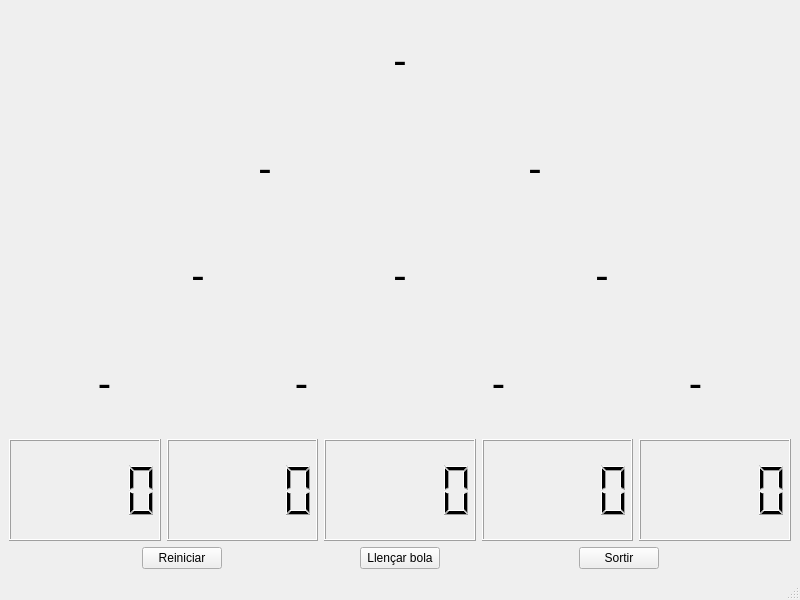
<?xml version="1.0" encoding="UTF-8"?>
<ui version="4.0">
 <class>Galton</class>
 <widget class="QMainWindow" name="Galton">
  <property name="geometry">
   <rect>
    <x>0</x>
    <y>0</y>
    <width>800</width>
    <height>600</height>
   </rect>
  </property>
  <property name="windowTitle">
   <string>Galton</string>
  </property>
  <widget class="QWidget" name="centralwidget">
   <layout class="QVBoxLayout" name="verticalLayout_2">
    <item>
     <layout class="QVBoxLayout" name="verticalLayout">
      <item>
       <layout class="QHBoxLayout" name="horizontalLayout_0">
        <item>
         <widget class="MyLabel" name="label_0">
          <property name="font">
           <font>
            <pointsize>30</pointsize>
           </font>
          </property>
          <property name="text">
           <string>-</string>
          </property>
          <property name="alignment">
           <set>Qt::AlignCenter</set>
          </property>
         </widget>
        </item>
       </layout>
      </item>
      <item>
       <layout class="QHBoxLayout" name="horizontalLayout_2">
        <item>
         <spacer name="horizontalSpacer_5">
          <property name="orientation">
           <enum>Qt::Horizontal</enum>
          </property>
          <property name="sizeHint" stdset="0">
           <size>
            <width>40</width>
            <height>20</height>
           </size>
          </property>
         </spacer>
        </item>
        <item>
         <widget class="MyLabel" name="label_1">
          <property name="font">
           <font>
            <pointsize>30</pointsize>
           </font>
          </property>
          <property name="text">
           <string>-</string>
          </property>
          <property name="alignment">
           <set>Qt::AlignCenter</set>
          </property>
         </widget>
        </item>
        <item>
         <spacer name="horizontalSpacer_6">
          <property name="orientation">
           <enum>Qt::Horizontal</enum>
          </property>
          <property name="sizeHint" stdset="0">
           <size>
            <width>40</width>
            <height>20</height>
           </size>
          </property>
         </spacer>
        </item>
        <item>
         <widget class="MyLabel" name="label_2">
          <property name="font">
           <font>
            <pointsize>30</pointsize>
           </font>
          </property>
          <property name="text">
           <string>-</string>
          </property>
          <property name="alignment">
           <set>Qt::AlignCenter</set>
          </property>
         </widget>
        </item>
        <item>
         <spacer name="horizontalSpacer_7">
          <property name="orientation">
           <enum>Qt::Horizontal</enum>
          </property>
          <property name="sizeHint" stdset="0">
           <size>
            <width>40</width>
            <height>20</height>
           </size>
          </property>
         </spacer>
        </item>
       </layout>
      </item>
      <item>
       <layout class="QHBoxLayout" name="horizontalLayout_3">
        <item>
         <spacer name="horizontalSpacer_8">
          <property name="orientation">
           <enum>Qt::Horizontal</enum>
          </property>
          <property name="sizeHint" stdset="0">
           <size>
            <width>40</width>
            <height>20</height>
           </size>
          </property>
         </spacer>
        </item>
        <item>
         <widget class="MyLabel" name="label_3">
          <property name="font">
           <font>
            <pointsize>30</pointsize>
           </font>
          </property>
          <property name="text">
           <string>-</string>
          </property>
          <property name="alignment">
           <set>Qt::AlignCenter</set>
          </property>
         </widget>
        </item>
        <item>
         <spacer name="horizontalSpacer_9">
          <property name="orientation">
           <enum>Qt::Horizontal</enum>
          </property>
          <property name="sizeHint" stdset="0">
           <size>
            <width>40</width>
            <height>20</height>
           </size>
          </property>
         </spacer>
        </item>
        <item>
         <widget class="MyLabel" name="label_4">
          <property name="font">
           <font>
            <pointsize>30</pointsize>
           </font>
          </property>
          <property name="text">
           <string>-</string>
          </property>
          <property name="alignment">
           <set>Qt::AlignCenter</set>
          </property>
         </widget>
        </item>
        <item>
         <spacer name="horizontalSpacer_10">
          <property name="orientation">
           <enum>Qt::Horizontal</enum>
          </property>
          <property name="sizeHint" stdset="0">
           <size>
            <width>40</width>
            <height>20</height>
           </size>
          </property>
         </spacer>
        </item>
        <item>
         <widget class="MyLabel" name="label_5">
          <property name="font">
           <font>
            <pointsize>30</pointsize>
           </font>
          </property>
          <property name="text">
           <string>-</string>
          </property>
          <property name="alignment">
           <set>Qt::AlignCenter</set>
          </property>
         </widget>
        </item>
        <item>
         <spacer name="horizontalSpacer_11">
          <property name="orientation">
           <enum>Qt::Horizontal</enum>
          </property>
          <property name="sizeHint" stdset="0">
           <size>
            <width>40</width>
            <height>20</height>
           </size>
          </property>
         </spacer>
        </item>
       </layout>
      </item>
      <item>
       <layout class="QHBoxLayout" name="horizontalLayout_4">
        <item>
         <widget class="MyLabel" name="label_6">
          <property name="font">
           <font>
            <pointsize>30</pointsize>
           </font>
          </property>
          <property name="text">
           <string>-</string>
          </property>
          <property name="alignment">
           <set>Qt::AlignCenter</set>
          </property>
         </widget>
        </item>
        <item>
         <widget class="MyLabel" name="label_7">
          <property name="font">
           <font>
            <pointsize>30</pointsize>
           </font>
          </property>
          <property name="text">
           <string>-</string>
          </property>
          <property name="alignment">
           <set>Qt::AlignCenter</set>
          </property>
         </widget>
        </item>
        <item>
         <widget class="MyLabel" name="label_8">
          <property name="font">
           <font>
            <pointsize>30</pointsize>
           </font>
          </property>
          <property name="text">
           <string>-</string>
          </property>
          <property name="alignment">
           <set>Qt::AlignCenter</set>
          </property>
         </widget>
        </item>
        <item>
         <widget class="MyLabel" name="label_9">
          <property name="font">
           <font>
            <pointsize>30</pointsize>
           </font>
          </property>
          <property name="text">
           <string>-</string>
          </property>
          <property name="alignment">
           <set>Qt::AlignCenter</set>
          </property>
         </widget>
        </item>
       </layout>
      </item>
      <item>
       <layout class="QHBoxLayout" name="horizontalLayout_5">
        <item>
         <widget class="LCDNumber" name="lcdNumber_0"/>
        </item>
        <item>
         <widget class="LCDNumber" name="lcdNumber_1"/>
        </item>
        <item>
         <widget class="LCDNumber" name="lcdNumber_2"/>
        </item>
        <item>
         <widget class="LCDNumber" name="lcdNumber_3"/>
        </item>
        <item>
         <widget class="LCDNumber" name="lcdNumber_4"/>
        </item>
       </layout>
      </item>
      <item>
       <layout class="QHBoxLayout" name="horizontalLayout_6">
        <item>
         <spacer name="horizontalSpacer">
          <property name="orientation">
           <enum>Qt::Horizontal</enum>
          </property>
          <property name="sizeHint" stdset="0">
           <size>
            <width>40</width>
            <height>20</height>
           </size>
          </property>
         </spacer>
        </item>
        <item>
         <widget class="QPushButton" name="pushButton_0">
          <property name="text">
           <string>Reiniciar</string>
          </property>
         </widget>
        </item>
        <item>
         <spacer name="horizontalSpacer_2">
          <property name="orientation">
           <enum>Qt::Horizontal</enum>
          </property>
          <property name="sizeHint" stdset="0">
           <size>
            <width>40</width>
            <height>20</height>
           </size>
          </property>
         </spacer>
        </item>
        <item>
         <widget class="QPushButton" name="pushButton_1">
          <property name="text">
           <string>Llençar bola</string>
          </property>
         </widget>
        </item>
        <item>
         <spacer name="horizontalSpacer_3">
          <property name="orientation">
           <enum>Qt::Horizontal</enum>
          </property>
          <property name="sizeHint" stdset="0">
           <size>
            <width>40</width>
            <height>20</height>
           </size>
          </property>
         </spacer>
        </item>
        <item>
         <widget class="QPushButton" name="pushButton_2">
          <property name="text">
           <string>Sortir</string>
          </property>
         </widget>
        </item>
        <item>
         <spacer name="horizontalSpacer_4">
          <property name="orientation">
           <enum>Qt::Horizontal</enum>
          </property>
          <property name="sizeHint" stdset="0">
           <size>
            <width>40</width>
            <height>20</height>
           </size>
          </property>
         </spacer>
        </item>
       </layout>
      </item>
     </layout>
    </item>
   </layout>
  </widget>
  <widget class="QMenuBar" name="menubar">
   <property name="geometry">
    <rect>
     <x>0</x>
     <y>0</y>
     <width>800</width>
     <height>20</height>
    </rect>
   </property>
  </widget>
  <widget class="QStatusBar" name="statusbar"/>
 </widget>
 <customwidgets>
  <customwidget>
   <class>MyLabel</class>
   <extends>QLabel</extends>
   <header>mylabel.h</header>
   <slots>
    <signal>Left()</signal>
    <signal>Right()</signal>
    <signal>clearAll()</signal>
    <slot>setValue()</slot>
    <slot>clearValue()</slot>
    <slot>clearAllLabels()</slot>
   </slots>
  </customwidget>
  <customwidget>
   <class>LCDNumber</class>
   <extends>QLCDNumber</extends>
   <header>lcdnumber.h</header>
   <slots>
    <slot>setValue()</slot>
    <slot>clearValue()</slot>
   </slots>
  </customwidget>
 </customwidgets>
 <resources/>
 <connections>
  <connection>
   <sender>pushButton_2</sender>
   <signal>clicked()</signal>
   <receiver>Galton</receiver>
   <slot>close()</slot>
   <hints>
    <hint type="sourcelabel">
     <x>617</x>
     <y>525</y>
    </hint>
    <hint type="destinationlabel">
     <x>399</x>
     <y>299</y>
    </hint>
   </hints>
  </connection>
  <connection>
   <sender>pushButton_1</sender>
   <signal>clicked()</signal>
   <receiver>label_0</receiver>
   <slot>setValue()</slot>
   <hints>
    <hint type="sourcelabel">
     <x>399</x>
     <y>525</y>
    </hint>
    <hint type="destinationlabel">
     <x>399</x>
     <y>72</y>
    </hint>
   </hints>
  </connection>
  <connection>
   <sender>label_0</sender>
   <signal>Left()</signal>
   <receiver>label_1</receiver>
   <slot>setValue()</slot>
   <hints>
    <hint type="sourcelabel">
     <x>399</x>
     <y>72</y>
    </hint>
    <hint type="destinationlabel">
     <x>265</x>
     <y>162</y>
    </hint>
   </hints>
  </connection>
  <connection>
   <sender>label_0</sender>
   <signal>Right()</signal>
   <receiver>label_2</receiver>
   <slot>setValue()</slot>
   <hints>
    <hint type="sourcelabel">
     <x>399</x>
     <y>72</y>
    </hint>
    <hint type="destinationlabel">
     <x>534</x>
     <y>162</y>
    </hint>
   </hints>
  </connection>
  <connection>
   <sender>label_1</sender>
   <signal>Left()</signal>
   <receiver>label_3</receiver>
   <slot>setValue()</slot>
   <hints>
    <hint type="sourcelabel">
     <x>265</x>
     <y>162</y>
    </hint>
    <hint type="destinationlabel">
     <x>198</x>
     <y>253</y>
    </hint>
   </hints>
  </connection>
  <connection>
   <sender>label_1</sender>
   <signal>Right()</signal>
   <receiver>label_4</receiver>
   <slot>setValue()</slot>
   <hints>
    <hint type="sourcelabel">
     <x>265</x>
     <y>162</y>
    </hint>
    <hint type="destinationlabel">
     <x>400</x>
     <y>253</y>
    </hint>
   </hints>
  </connection>
  <connection>
   <sender>label_2</sender>
   <signal>Left()</signal>
   <receiver>label_4</receiver>
   <slot>setValue()</slot>
   <hints>
    <hint type="sourcelabel">
     <x>534</x>
     <y>162</y>
    </hint>
    <hint type="destinationlabel">
     <x>400</x>
     <y>253</y>
    </hint>
   </hints>
  </connection>
  <connection>
   <sender>label_2</sender>
   <signal>Right()</signal>
   <receiver>label_5</receiver>
   <slot>setValue()</slot>
   <hints>
    <hint type="sourcelabel">
     <x>534</x>
     <y>162</y>
    </hint>
    <hint type="destinationlabel">
     <x>601</x>
     <y>253</y>
    </hint>
   </hints>
  </connection>
  <connection>
   <sender>pushButton_0</sender>
   <signal>clicked()</signal>
   <receiver>label_0</receiver>
   <slot>clearValue()</slot>
   <hints>
    <hint type="sourcelabel">
     <x>181</x>
     <y>525</y>
    </hint>
    <hint type="destinationlabel">
     <x>399</x>
     <y>72</y>
    </hint>
   </hints>
  </connection>
  <connection>
   <sender>pushButton_0</sender>
   <signal>clicked()</signal>
   <receiver>label_1</receiver>
   <slot>clearValue()</slot>
   <hints>
    <hint type="sourcelabel">
     <x>181</x>
     <y>525</y>
    </hint>
    <hint type="destinationlabel">
     <x>265</x>
     <y>162</y>
    </hint>
   </hints>
  </connection>
  <connection>
   <sender>pushButton_0</sender>
   <signal>clicked()</signal>
   <receiver>label_2</receiver>
   <slot>clearValue()</slot>
   <hints>
    <hint type="sourcelabel">
     <x>181</x>
     <y>525</y>
    </hint>
    <hint type="destinationlabel">
     <x>534</x>
     <y>162</y>
    </hint>
   </hints>
  </connection>
  <connection>
   <sender>pushButton_0</sender>
   <signal>clicked()</signal>
   <receiver>label_3</receiver>
   <slot>clearValue()</slot>
   <hints>
    <hint type="sourcelabel">
     <x>181</x>
     <y>525</y>
    </hint>
    <hint type="destinationlabel">
     <x>198</x>
     <y>253</y>
    </hint>
   </hints>
  </connection>
  <connection>
   <sender>pushButton_0</sender>
   <signal>clicked()</signal>
   <receiver>label_4</receiver>
   <slot>clearValue()</slot>
   <hints>
    <hint type="sourcelabel">
     <x>181</x>
     <y>525</y>
    </hint>
    <hint type="destinationlabel">
     <x>400</x>
     <y>253</y>
    </hint>
   </hints>
  </connection>
  <connection>
   <sender>pushButton_0</sender>
   <signal>clicked()</signal>
   <receiver>label_5</receiver>
   <slot>clearValue()</slot>
   <hints>
    <hint type="sourcelabel">
     <x>181</x>
     <y>525</y>
    </hint>
    <hint type="destinationlabel">
     <x>601</x>
     <y>253</y>
    </hint>
   </hints>
  </connection>
  <connection>
   <sender>pushButton_0</sender>
   <signal>clicked()</signal>
   <receiver>label_6</receiver>
   <slot>clearValue()</slot>
   <hints>
    <hint type="sourcelabel">
     <x>181</x>
     <y>525</y>
    </hint>
    <hint type="destinationlabel">
     <x>105</x>
     <y>344</y>
    </hint>
   </hints>
  </connection>
  <connection>
   <sender>pushButton_0</sender>
   <signal>clicked()</signal>
   <receiver>label_7</receiver>
   <slot>clearValue()</slot>
   <hints>
    <hint type="sourcelabel">
     <x>181</x>
     <y>525</y>
    </hint>
    <hint type="destinationlabel">
     <x>301</x>
     <y>344</y>
    </hint>
   </hints>
  </connection>
  <connection>
   <sender>pushButton_0</sender>
   <signal>clicked()</signal>
   <receiver>label_8</receiver>
   <slot>clearValue()</slot>
   <hints>
    <hint type="sourcelabel">
     <x>181</x>
     <y>525</y>
    </hint>
    <hint type="destinationlabel">
     <x>497</x>
     <y>344</y>
    </hint>
   </hints>
  </connection>
  <connection>
   <sender>pushButton_0</sender>
   <signal>clicked()</signal>
   <receiver>label_9</receiver>
   <slot>clearValue()</slot>
   <hints>
    <hint type="sourcelabel">
     <x>181</x>
     <y>525</y>
    </hint>
    <hint type="destinationlabel">
     <x>693</x>
     <y>344</y>
    </hint>
   </hints>
  </connection>
  <connection>
   <sender>label_0</sender>
   <signal>clearAll()</signal>
   <receiver>label_1</receiver>
   <slot>clearValue()</slot>
   <hints>
    <hint type="sourcelabel">
     <x>399</x>
     <y>72</y>
    </hint>
    <hint type="destinationlabel">
     <x>265</x>
     <y>162</y>
    </hint>
   </hints>
  </connection>
  <connection>
   <sender>label_0</sender>
   <signal>clearAll()</signal>
   <receiver>label_2</receiver>
   <slot>clearValue()</slot>
   <hints>
    <hint type="sourcelabel">
     <x>399</x>
     <y>72</y>
    </hint>
    <hint type="destinationlabel">
     <x>534</x>
     <y>162</y>
    </hint>
   </hints>
  </connection>
  <connection>
   <sender>label_0</sender>
   <signal>clearAll()</signal>
   <receiver>label_3</receiver>
   <slot>clearValue()</slot>
   <hints>
    <hint type="sourcelabel">
     <x>399</x>
     <y>72</y>
    </hint>
    <hint type="destinationlabel">
     <x>198</x>
     <y>253</y>
    </hint>
   </hints>
  </connection>
  <connection>
   <sender>label_0</sender>
   <signal>clearAll()</signal>
   <receiver>label_4</receiver>
   <slot>clearValue()</slot>
   <hints>
    <hint type="sourcelabel">
     <x>399</x>
     <y>72</y>
    </hint>
    <hint type="destinationlabel">
     <x>400</x>
     <y>253</y>
    </hint>
   </hints>
  </connection>
  <connection>
   <sender>label_0</sender>
   <signal>clearAll()</signal>
   <receiver>label_5</receiver>
   <slot>clearValue()</slot>
   <hints>
    <hint type="sourcelabel">
     <x>399</x>
     <y>72</y>
    </hint>
    <hint type="destinationlabel">
     <x>601</x>
     <y>253</y>
    </hint>
   </hints>
  </connection>
  <connection>
   <sender>label_0</sender>
   <signal>clearAll()</signal>
   <receiver>label_6</receiver>
   <slot>clearValue()</slot>
   <hints>
    <hint type="sourcelabel">
     <x>399</x>
     <y>72</y>
    </hint>
    <hint type="destinationlabel">
     <x>105</x>
     <y>344</y>
    </hint>
   </hints>
  </connection>
  <connection>
   <sender>label_0</sender>
   <signal>clearAll()</signal>
   <receiver>label_7</receiver>
   <slot>clearValue()</slot>
   <hints>
    <hint type="sourcelabel">
     <x>399</x>
     <y>72</y>
    </hint>
    <hint type="destinationlabel">
     <x>301</x>
     <y>344</y>
    </hint>
   </hints>
  </connection>
  <connection>
   <sender>label_0</sender>
   <signal>clearAll()</signal>
   <receiver>label_8</receiver>
   <slot>clearValue()</slot>
   <hints>
    <hint type="sourcelabel">
     <x>399</x>
     <y>72</y>
    </hint>
    <hint type="destinationlabel">
     <x>497</x>
     <y>344</y>
    </hint>
   </hints>
  </connection>
  <connection>
   <sender>label_0</sender>
   <signal>clearAll()</signal>
   <receiver>label_9</receiver>
   <slot>clearValue()</slot>
   <hints>
    <hint type="sourcelabel">
     <x>399</x>
     <y>72</y>
    </hint>
    <hint type="destinationlabel">
     <x>693</x>
     <y>344</y>
    </hint>
   </hints>
  </connection>
  <connection>
   <sender>label_3</sender>
   <signal>Left()</signal>
   <receiver>label_6</receiver>
   <slot>setValue()</slot>
   <hints>
    <hint type="sourcelabel">
     <x>198</x>
     <y>253</y>
    </hint>
    <hint type="destinationlabel">
     <x>105</x>
     <y>344</y>
    </hint>
   </hints>
  </connection>
  <connection>
   <sender>label_3</sender>
   <signal>Right()</signal>
   <receiver>label_7</receiver>
   <slot>setValue()</slot>
   <hints>
    <hint type="sourcelabel">
     <x>198</x>
     <y>253</y>
    </hint>
    <hint type="destinationlabel">
     <x>301</x>
     <y>344</y>
    </hint>
   </hints>
  </connection>
  <connection>
   <sender>label_4</sender>
   <signal>Left()</signal>
   <receiver>label_7</receiver>
   <slot>setValue()</slot>
   <hints>
    <hint type="sourcelabel">
     <x>400</x>
     <y>253</y>
    </hint>
    <hint type="destinationlabel">
     <x>301</x>
     <y>344</y>
    </hint>
   </hints>
  </connection>
  <connection>
   <sender>label_4</sender>
   <signal>Right()</signal>
   <receiver>label_8</receiver>
   <slot>setValue()</slot>
   <hints>
    <hint type="sourcelabel">
     <x>400</x>
     <y>253</y>
    </hint>
    <hint type="destinationlabel">
     <x>497</x>
     <y>344</y>
    </hint>
   </hints>
  </connection>
  <connection>
   <sender>label_5</sender>
   <signal>Left()</signal>
   <receiver>label_8</receiver>
   <slot>setValue()</slot>
   <hints>
    <hint type="sourcelabel">
     <x>601</x>
     <y>253</y>
    </hint>
    <hint type="destinationlabel">
     <x>497</x>
     <y>344</y>
    </hint>
   </hints>
  </connection>
  <connection>
   <sender>label_5</sender>
   <signal>Right()</signal>
   <receiver>label_9</receiver>
   <slot>setValue()</slot>
   <hints>
    <hint type="sourcelabel">
     <x>601</x>
     <y>253</y>
    </hint>
    <hint type="destinationlabel">
     <x>693</x>
     <y>344</y>
    </hint>
   </hints>
  </connection>
  <connection>
   <sender>label_6</sender>
   <signal>Left()</signal>
   <receiver>lcdNumber_0</receiver>
   <slot>setValue()</slot>
   <hints>
    <hint type="sourcelabel">
     <x>105</x>
     <y>344</y>
    </hint>
    <hint type="destinationlabel">
     <x>86</x>
     <y>434</y>
    </hint>
   </hints>
  </connection>
  <connection>
   <sender>label_6</sender>
   <signal>Right()</signal>
   <receiver>lcdNumber_1</receiver>
   <slot>setValue()</slot>
   <hints>
    <hint type="sourcelabel">
     <x>105</x>
     <y>344</y>
    </hint>
    <hint type="destinationlabel">
     <x>243</x>
     <y>434</y>
    </hint>
   </hints>
  </connection>
  <connection>
   <sender>label_7</sender>
   <signal>Left()</signal>
   <receiver>lcdNumber_1</receiver>
   <slot>setValue()</slot>
   <hints>
    <hint type="sourcelabel">
     <x>301</x>
     <y>344</y>
    </hint>
    <hint type="destinationlabel">
     <x>243</x>
     <y>434</y>
    </hint>
   </hints>
  </connection>
  <connection>
   <sender>label_7</sender>
   <signal>Right()</signal>
   <receiver>lcdNumber_2</receiver>
   <slot>setValue()</slot>
   <hints>
    <hint type="sourcelabel">
     <x>301</x>
     <y>344</y>
    </hint>
    <hint type="destinationlabel">
     <x>399</x>
     <y>434</y>
    </hint>
   </hints>
  </connection>
  <connection>
   <sender>label_8</sender>
   <signal>Left()</signal>
   <receiver>lcdNumber_2</receiver>
   <slot>setValue()</slot>
   <hints>
    <hint type="sourcelabel">
     <x>497</x>
     <y>344</y>
    </hint>
    <hint type="destinationlabel">
     <x>399</x>
     <y>434</y>
    </hint>
   </hints>
  </connection>
  <connection>
   <sender>label_8</sender>
   <signal>Right()</signal>
   <receiver>lcdNumber_3</receiver>
   <slot>setValue()</slot>
   <hints>
    <hint type="sourcelabel">
     <x>497</x>
     <y>344</y>
    </hint>
    <hint type="destinationlabel">
     <x>556</x>
     <y>434</y>
    </hint>
   </hints>
  </connection>
  <connection>
   <sender>label_9</sender>
   <signal>Left()</signal>
   <receiver>lcdNumber_3</receiver>
   <slot>setValue()</slot>
   <hints>
    <hint type="sourcelabel">
     <x>693</x>
     <y>344</y>
    </hint>
    <hint type="destinationlabel">
     <x>556</x>
     <y>434</y>
    </hint>
   </hints>
  </connection>
  <connection>
   <sender>label_9</sender>
   <signal>Right()</signal>
   <receiver>lcdNumber_4</receiver>
   <slot>setValue()</slot>
   <hints>
    <hint type="sourcelabel">
     <x>693</x>
     <y>344</y>
    </hint>
    <hint type="destinationlabel">
     <x>713</x>
     <y>434</y>
    </hint>
   </hints>
  </connection>
  <connection>
   <sender>pushButton_0</sender>
   <signal>clicked()</signal>
   <receiver>lcdNumber_0</receiver>
   <slot>clearValue()</slot>
   <hints>
    <hint type="sourcelabel">
     <x>181</x>
     <y>525</y>
    </hint>
    <hint type="destinationlabel">
     <x>86</x>
     <y>434</y>
    </hint>
   </hints>
  </connection>
  <connection>
   <sender>pushButton_0</sender>
   <signal>clicked()</signal>
   <receiver>lcdNumber_1</receiver>
   <slot>clearValue()</slot>
   <hints>
    <hint type="sourcelabel">
     <x>181</x>
     <y>525</y>
    </hint>
    <hint type="destinationlabel">
     <x>243</x>
     <y>434</y>
    </hint>
   </hints>
  </connection>
  <connection>
   <sender>pushButton_0</sender>
   <signal>clicked()</signal>
   <receiver>lcdNumber_2</receiver>
   <slot>clearValue()</slot>
   <hints>
    <hint type="sourcelabel">
     <x>181</x>
     <y>525</y>
    </hint>
    <hint type="destinationlabel">
     <x>399</x>
     <y>434</y>
    </hint>
   </hints>
  </connection>
  <connection>
   <sender>pushButton_0</sender>
   <signal>clicked()</signal>
   <receiver>lcdNumber_3</receiver>
   <slot>clearValue()</slot>
   <hints>
    <hint type="sourcelabel">
     <x>181</x>
     <y>525</y>
    </hint>
    <hint type="destinationlabel">
     <x>556</x>
     <y>434</y>
    </hint>
   </hints>
  </connection>
  <connection>
   <sender>pushButton_0</sender>
   <signal>clicked()</signal>
   <receiver>lcdNumber_4</receiver>
   <slot>clearValue()</slot>
   <hints>
    <hint type="sourcelabel">
     <x>181</x>
     <y>525</y>
    </hint>
    <hint type="destinationlabel">
     <x>713</x>
     <y>434</y>
    </hint>
   </hints>
  </connection>
  <connection>
   <sender>Galton</sender>
   <signal>throwBall()</signal>
   <receiver>label_0</receiver>
   <slot>setValue()</slot>
   <hints>
    <hint type="sourcelabel">
     <x>399</x>
     <y>299</y>
    </hint>
    <hint type="destinationlabel">
     <x>399</x>
     <y>72</y>
    </hint>
   </hints>
  </connection>
  <connection>
   <sender>Galton</sender>
   <signal>clearAll()</signal>
   <receiver>label_0</receiver>
   <slot>clearAllLabels()</slot>
   <hints>
    <hint type="sourcelabel">
     <x>399</x>
     <y>299</y>
    </hint>
    <hint type="destinationlabel">
     <x>399</x>
     <y>72</y>
    </hint>
   </hints>
  </connection>
  <connection>
   <sender>Galton</sender>
   <signal>clearAll()</signal>
   <receiver>lcdNumber_0</receiver>
   <slot>clearValue()</slot>
   <hints>
    <hint type="sourcelabel">
     <x>399</x>
     <y>299</y>
    </hint>
    <hint type="destinationlabel">
     <x>86</x>
     <y>434</y>
    </hint>
   </hints>
  </connection>
  <connection>
   <sender>Galton</sender>
   <signal>clearAll()</signal>
   <receiver>lcdNumber_1</receiver>
   <slot>clearValue()</slot>
   <hints>
    <hint type="sourcelabel">
     <x>399</x>
     <y>299</y>
    </hint>
    <hint type="destinationlabel">
     <x>243</x>
     <y>434</y>
    </hint>
   </hints>
  </connection>
  <connection>
   <sender>Galton</sender>
   <signal>clearAll()</signal>
   <receiver>lcdNumber_2</receiver>
   <slot>clearValue()</slot>
   <hints>
    <hint type="sourcelabel">
     <x>399</x>
     <y>299</y>
    </hint>
    <hint type="destinationlabel">
     <x>399</x>
     <y>434</y>
    </hint>
   </hints>
  </connection>
  <connection>
   <sender>Galton</sender>
   <signal>clearAll()</signal>
   <receiver>lcdNumber_3</receiver>
   <slot>clearValue()</slot>
   <hints>
    <hint type="sourcelabel">
     <x>399</x>
     <y>299</y>
    </hint>
    <hint type="destinationlabel">
     <x>556</x>
     <y>434</y>
    </hint>
   </hints>
  </connection>
  <connection>
   <sender>Galton</sender>
   <signal>clearAll()</signal>
   <receiver>lcdNumber_4</receiver>
   <slot>clearValue()</slot>
   <hints>
    <hint type="sourcelabel">
     <x>399</x>
     <y>299</y>
    </hint>
    <hint type="destinationlabel">
     <x>713</x>
     <y>434</y>
    </hint>
   </hints>
  </connection>
 </connections>
 <slots>
  <signal>throwBall()</signal>
  <signal>clearAll()</signal>
 </slots>
</ui>
